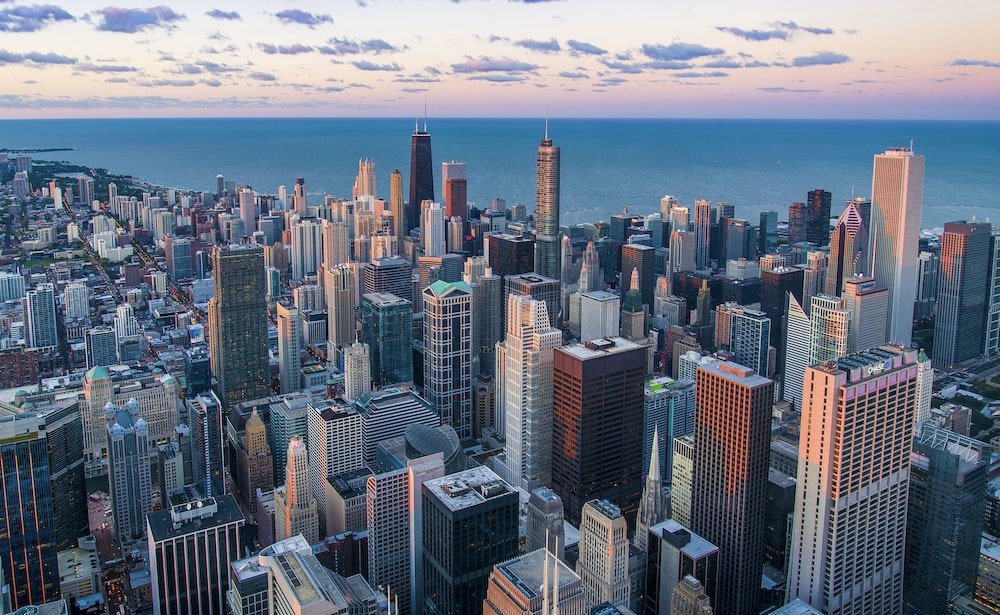
#> input picture Lab-04/reference.jpeg, 1000 x 615 px
$ python q3.py
#> lines starting #> are read from the running program, lines starting #| are printed output that depends on the picture; after the words box and inside, x2 and y2 are one past the last pixel; in counts of white or black regions, pixels touching at a corner belong together
import cv2
import numpy as np

# Load the image
image = cv2.imread('reference.jpeg')
#> image is the input picture: shape (615, 1000, 3); mean B, G, R 129.8, 114.5, 104.5

# Convert the image from BGR to RGB
image_rgb = cv2.cvtColor(image, cv2.COLOR_BGR2RGB)

# Define the color range you want to segment (in this example, we'll segment green)
lower_color = np.array([0, 10, 0])  # Lower bound for green in RGB
upper_color = np.array([50, 255, 155])  # Upper bound for green in RGB

# Create a binary mask where the green pixels are within the specified range
mask = cv2.inRange(image_rgb, lower_color, upper_color)
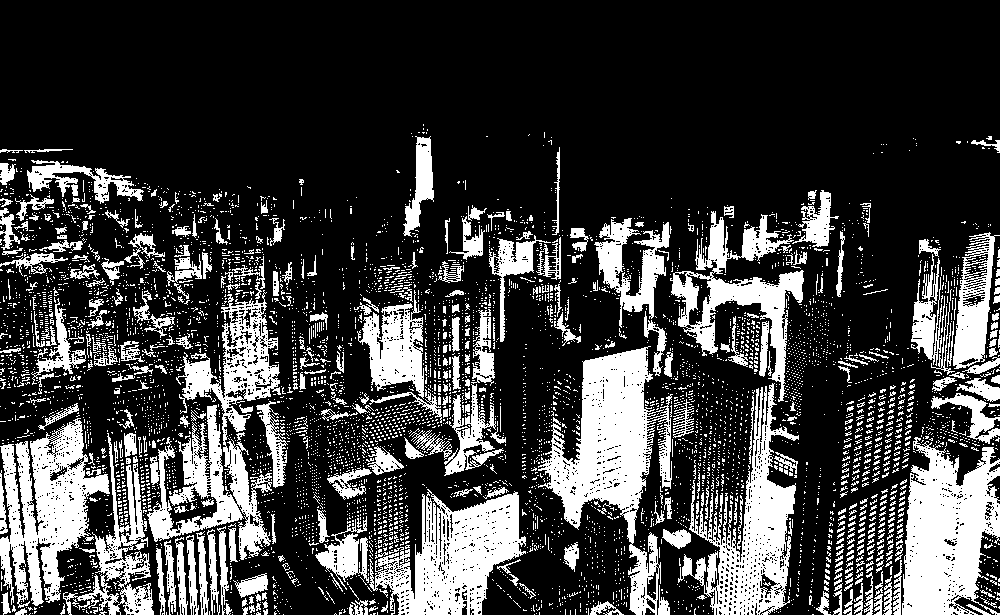
#> mask: shape (615, 1000); 24.9% white; 5837 white regions (5442 under 20 px), largest, box (x1, y1, x2, y2) and area: (538, 346, 673, 615) 13956, (147, 290, 281, 560) 11933, (902, 437, 1000, 615) 11850

# Apply the mask to the original image to segment the green region
segmented_image = cv2.bitwise_and(image_rgb, image_rgb, mask=mask)
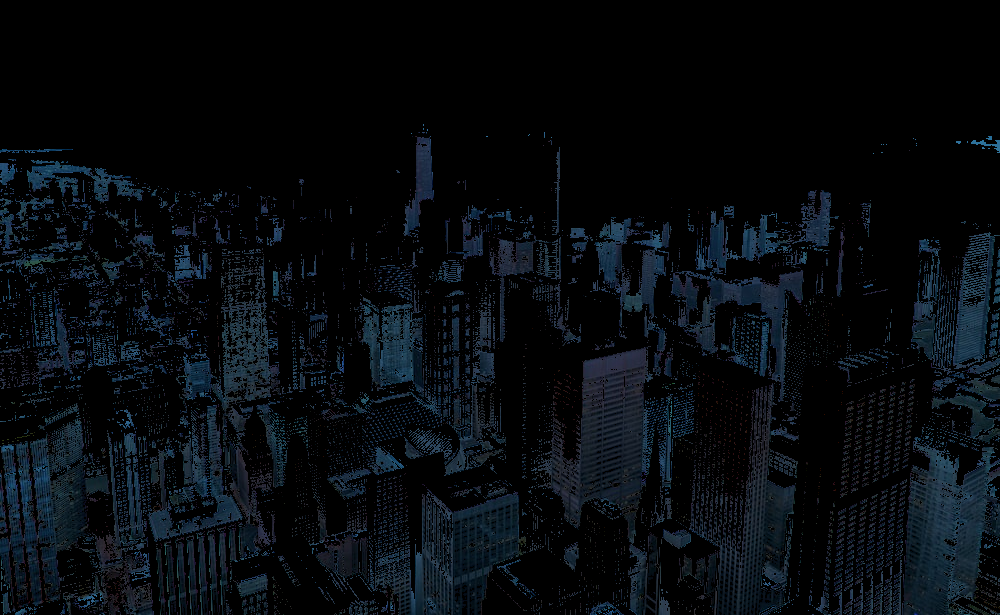
#> segmented_image: shape (615, 1000, 3); mean R, G, B 6.7, 10.7, 14.7

# Display the segmented image
cv2.imshow('Segmented Image', segmented_image)
cv2.waitKey(0)
cv2.destroyAllWindows()

$ run again, with Lab-04/line.jpg copied over Lab-04/reference.jpeg
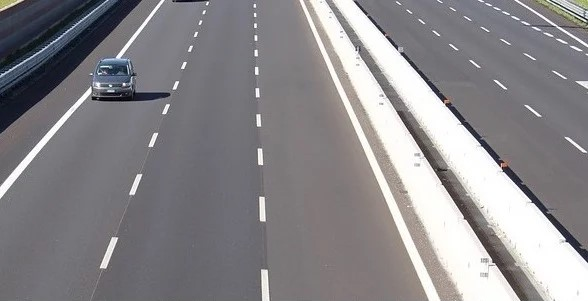
#> input picture Lab-04/line.jpg, 588 x 301 px
#> image is the input picture: shape (301, 588, 3); mean B, G, R 138.1, 135, 137.2
#> `mask = cv2.inRange(image_rgb, lower_color, upper_color)`:
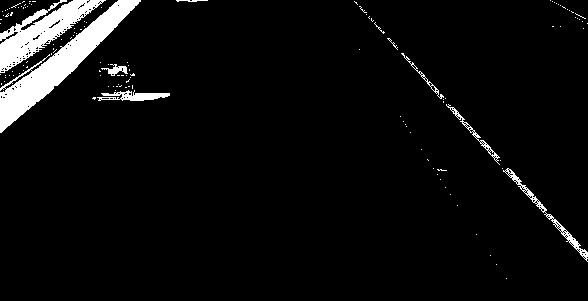
#> mask: shape (301, 588); 5% white; 130 white regions (121 under 20 px), largest, box (x1, y1, x2, y2) and area: (0, 0, 141, 133) 4247, (0, 0, 106, 73) 2795, (503, 168, 588, 262) 529
#> `segmented_image = cv2.bitwise_and(image_rgb, image_rgb, mask=mask)`:
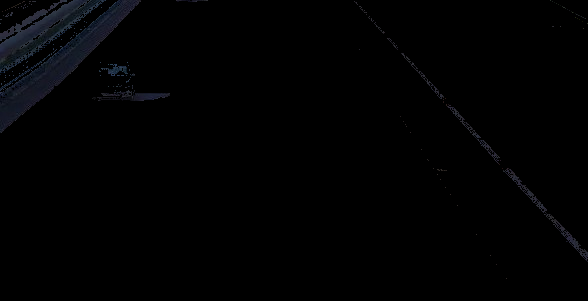
#> segmented_image: shape (301, 588, 3); mean R, G, B 1.4, 1.7, 2.3
